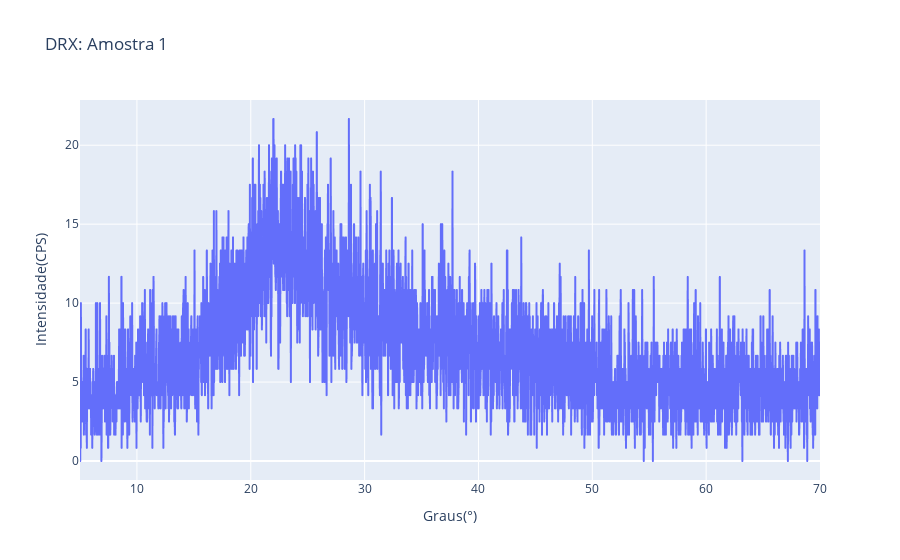

The notebook cell this image was saved under:
### Markdown cell above
## Plotando com a biblioteca Plotly:

É possível plotar um gráfico interativo e verificar os pontos cruciais para a análise do material em questão.

### Code cell
px.line(a1, x="x", y="y", title='DRX: Amostra 1', labels={'x': 'Graus(°) ', 'y':'Intensidade(CPS)'})

### Figure 1 — Plotly figure (JSON) as saved in the notebook; plotly's stock layout.template omitted (floating-point values rounded to 4 significant figures; data arrays with more than 128 entries replaced by an {"elided": "..."} marker saying what was removed)
{"data": [{"hovertemplate": "Graus(°) =%{x}<br>Intensidade(CPS)=%{y}<extra></extra>", "legendgroup": "", "line": {"color": "#636efa", "dash": "solid"}, "mode": "lines", "name": "", "showlegend": false, "type": "scattergl", "x": {"elided": "3251 float values"}, "xaxis": "x", "y": {"elided": "3251 float values"}, "yaxis": "y"}], "layout": {"legend": {"tracegroupgap": 0}, "title": {"text": "DRX: Amostra 1"}, "xaxis": {"anchor": "y", "domain": [0, 1], "title": {"text": "Graus(°) "}}, "yaxis": {"anchor": "x", "domain": [0, 1], "title": {"text": "Intensidade(CPS)"}}}}
